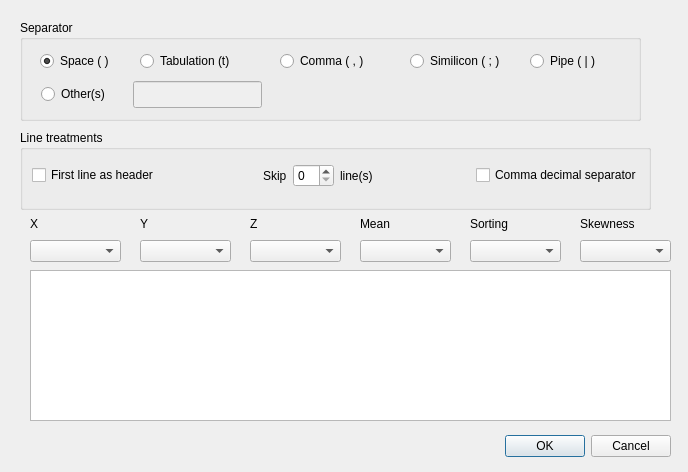
<?xml version="1.0" encoding="UTF-8"?>
<ui version="4.0">
 <class>pygisedtrend_text_file_analysis</class>
 <widget class="QDialog" name="pygisedtrend_text_file_analysis">
  <property name="geometry">
   <rect>
    <x>0</x>
    <y>0</y>
    <width>688</width>
    <height>472</height>
   </rect>
  </property>
  <property name="windowTitle">
   <string>Dialog</string>
  </property>
  <widget class="QDialogButtonBox" name="buttonBox">
   <property name="geometry">
    <rect>
     <x>330</x>
     <y>430</y>
     <width>341</width>
     <height>32</height>
    </rect>
   </property>
   <property name="orientation">
    <enum>Qt::Horizontal</enum>
   </property>
   <property name="standardButtons">
    <set>QDialogButtonBox::Cancel|QDialogButtonBox::Ok</set>
   </property>
  </widget>
  <widget class="QGroupBox" name="groupBox">
   <property name="geometry">
    <rect>
     <x>20</x>
     <y>20</y>
     <width>621</width>
     <height>101</height>
    </rect>
   </property>
   <property name="title">
    <string>Separator</string>
   </property>
   <widget class="QRadioButton" name="radioSpace">
    <property name="geometry">
     <rect>
      <x>20</x>
      <y>30</y>
      <width>86</width>
      <height>22</height>
     </rect>
    </property>
    <property name="text">
     <string>Space ( )</string>
    </property>
    <property name="checked">
     <bool>true</bool>
    </property>
   </widget>
   <widget class="QRadioButton" name="radioTabulation">
    <property name="geometry">
     <rect>
      <x>120</x>
      <y>30</y>
      <width>120</width>
      <height>22</height>
     </rect>
    </property>
    <property name="text">
     <string>Tabulation (t)</string>
    </property>
   </widget>
   <widget class="QRadioButton" name="radioComma">
    <property name="geometry">
     <rect>
      <x>260</x>
      <y>30</y>
      <width>104</width>
      <height>22</height>
     </rect>
    </property>
    <property name="text">
     <string>Comma ( , )</string>
    </property>
   </widget>
   <widget class="QRadioButton" name="radioSimilicon">
    <property name="geometry">
     <rect>
      <x>390</x>
      <y>30</y>
      <width>113</width>
      <height>22</height>
     </rect>
    </property>
    <property name="text">
     <string>Similicon ( ; )</string>
    </property>
   </widget>
   <widget class="QRadioButton" name="radioPipe">
    <property name="geometry">
     <rect>
      <x>510</x>
      <y>30</y>
      <width>84</width>
      <height>22</height>
     </rect>
    </property>
    <property name="text">
     <string>Pipe ( | )</string>
    </property>
   </widget>
   <widget class="QRadioButton" name="radioOther">
    <property name="geometry">
     <rect>
      <x>21</x>
      <y>63</y>
      <width>86</width>
      <height>22</height>
     </rect>
    </property>
    <property name="text">
     <string>Other(s)</string>
    </property>
   </widget>
   <widget class="QLineEdit" name="lineEditOther">
    <property name="enabled">
     <bool>false</bool>
    </property>
    <property name="geometry">
     <rect>
      <x>113</x>
      <y>61</y>
      <width>129</width>
      <height>27</height>
     </rect>
    </property>
   </widget>
  </widget>
  <widget class="QGroupBox" name="groupBox_2">
   <property name="geometry">
    <rect>
     <x>20</x>
     <y>130</y>
     <width>631</width>
     <height>80</height>
    </rect>
   </property>
   <property name="title">
    <string>Line treatments</string>
   </property>
   <widget class="QWidget" name="">
    <property name="geometry">
     <rect>
      <x>12</x>
      <y>30</y>
      <width>610</width>
      <height>31</height>
     </rect>
    </property>
    <layout class="QHBoxLayout" name="horizontalLayout_2">
     <item>
      <widget class="QCheckBox" name="checkBoxHeader">
       <property name="text">
        <string>First line as header</string>
       </property>
      </widget>
     </item>
     <item>
      <spacer name="horizontalSpacer">
       <property name="orientation">
        <enum>Qt::Horizontal</enum>
       </property>
       <property name="sizeHint" stdset="0">
        <size>
         <width>40</width>
         <height>20</height>
        </size>
       </property>
      </spacer>
     </item>
     <item>
      <layout class="QHBoxLayout" name="horizontalLayout">
       <item>
        <widget class="QLabel" name="label">
         <property name="text">
          <string>Skip</string>
         </property>
        </widget>
       </item>
       <item>
        <widget class="QSpinBox" name="spinBoxSkipLine"/>
       </item>
       <item>
        <widget class="QLabel" name="label_2">
         <property name="text">
          <string>line(s)</string>
         </property>
        </widget>
       </item>
      </layout>
     </item>
     <item>
      <spacer name="horizontalSpacer_2">
       <property name="orientation">
        <enum>Qt::Horizontal</enum>
       </property>
       <property name="sizeHint" stdset="0">
        <size>
         <width>40</width>
         <height>20</height>
        </size>
       </property>
      </spacer>
     </item>
     <item>
      <widget class="QCheckBox" name="checkBoxCommaSeparator">
       <property name="text">
        <string>Comma decimal separator</string>
       </property>
      </widget>
     </item>
    </layout>
   </widget>
  </widget>
  <widget class="QTableWidget" name="tableAnalysisResult">
   <property name="geometry">
    <rect>
     <x>30</x>
     <y>270</y>
     <width>641</width>
     <height>151</height>
    </rect>
   </property>
  </widget>
  <widget class="QWidget" name="layoutWidget">
   <property name="geometry">
    <rect>
     <x>30</x>
     <y>210</y>
     <width>91</width>
     <height>52</height>
    </rect>
   </property>
   <layout class="QVBoxLayout" name="verticalLayout">
    <property name="spacing">
     <number>3</number>
    </property>
    <item>
     <widget class="QLabel" name="label_3">
      <property name="text">
       <string>X</string>
      </property>
     </widget>
    </item>
    <item>
     <widget class="QComboBox" name="comboBoxX"/>
    </item>
   </layout>
  </widget>
  <widget class="QWidget" name="layoutWidget">
   <property name="geometry">
    <rect>
     <x>140</x>
     <y>210</y>
     <width>91</width>
     <height>52</height>
    </rect>
   </property>
   <layout class="QVBoxLayout" name="verticalLayout_2">
    <property name="spacing">
     <number>3</number>
    </property>
    <item>
     <widget class="QLabel" name="label_4">
      <property name="text">
       <string>Y</string>
      </property>
     </widget>
    </item>
    <item>
     <widget class="QComboBox" name="comboBoxY"/>
    </item>
   </layout>
  </widget>
  <widget class="QWidget" name="layoutWidget">
   <property name="geometry">
    <rect>
     <x>250</x>
     <y>210</y>
     <width>91</width>
     <height>52</height>
    </rect>
   </property>
   <layout class="QVBoxLayout" name="verticalLayout_3">
    <property name="spacing">
     <number>3</number>
    </property>
    <item>
     <widget class="QLabel" name="label_5">
      <property name="text">
       <string>Z</string>
      </property>
     </widget>
    </item>
    <item>
     <widget class="QComboBox" name="comboBoxZ"/>
    </item>
   </layout>
  </widget>
  <widget class="QWidget" name="layoutWidget">
   <property name="geometry">
    <rect>
     <x>360</x>
     <y>210</y>
     <width>91</width>
     <height>52</height>
    </rect>
   </property>
   <layout class="QVBoxLayout" name="verticalLayout_4">
    <property name="spacing">
     <number>3</number>
    </property>
    <item>
     <widget class="QLabel" name="label_6">
      <property name="text">
       <string>Mean</string>
      </property>
     </widget>
    </item>
    <item>
     <widget class="QComboBox" name="comboBoxMean"/>
    </item>
   </layout>
  </widget>
  <widget class="QWidget" name="layoutWidget">
   <property name="geometry">
    <rect>
     <x>470</x>
     <y>210</y>
     <width>91</width>
     <height>52</height>
    </rect>
   </property>
   <layout class="QVBoxLayout" name="verticalLayout_5">
    <property name="spacing">
     <number>3</number>
    </property>
    <item>
     <widget class="QLabel" name="label_7">
      <property name="text">
       <string>Sorting</string>
      </property>
     </widget>
    </item>
    <item>
     <widget class="QComboBox" name="comboBoxSorting"/>
    </item>
   </layout>
  </widget>
  <widget class="QWidget" name="layoutWidget">
   <property name="geometry">
    <rect>
     <x>580</x>
     <y>210</y>
     <width>91</width>
     <height>52</height>
    </rect>
   </property>
   <layout class="QVBoxLayout" name="verticalLayout_6">
    <property name="spacing">
     <number>3</number>
    </property>
    <item>
     <widget class="QLabel" name="label_8">
      <property name="text">
       <string>Skewness</string>
      </property>
     </widget>
    </item>
    <item>
     <widget class="QComboBox" name="comboBoxSkewness"/>
    </item>
   </layout>
  </widget>
 </widget>
 <resources/>
 <connections>
  <connection>
   <sender>buttonBox</sender>
   <signal>accepted()</signal>
   <receiver>pygisedtrend_text_file_analysis</receiver>
   <slot>accept()</slot>
   <hints>
    <hint type="sourcelabel">
     <x>548</x>
     <y>444</y>
    </hint>
    <hint type="destinationlabel">
     <x>157</x>
     <y>274</y>
    </hint>
   </hints>
  </connection>
  <connection>
   <sender>buttonBox</sender>
   <signal>rejected()</signal>
   <receiver>pygisedtrend_text_file_analysis</receiver>
   <slot>reject()</slot>
   <hints>
    <hint type="sourcelabel">
     <x>616</x>
     <y>450</y>
    </hint>
    <hint type="destinationlabel">
     <x>286</x>
     <y>274</y>
    </hint>
   </hints>
  </connection>
  <connection>
   <sender>radioOther</sender>
   <signal>toggled(bool)</signal>
   <receiver>lineEditOther</receiver>
   <slot>setEnabled(bool)</slot>
   <hints>
    <hint type="sourcelabel">
     <x>91</x>
     <y>97</y>
    </hint>
    <hint type="destinationlabel">
     <x>164</x>
     <y>98</y>
    </hint>
   </hints>
  </connection>
 </connections>
</ui>
